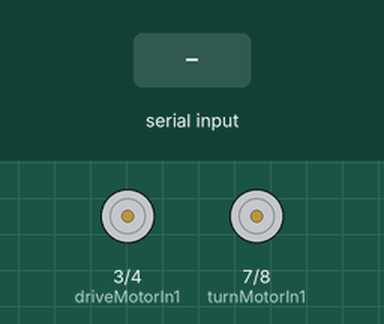
A sketch run on a simulated Arduino Uno, built with avr-gcc and run on an emulated ATmega328P. On the bench: motor-driver pin pairs drawn as motors (green arrow = first pin HIGH = forward, orange = second pin HIGH = backward, longer = more drive, scaled by the enable pin). Inputs (shaded band) come from the test bench.

Above: at 1.2 s.
1.3 s: "90,45\n" received over Serial
At 1.9 s:
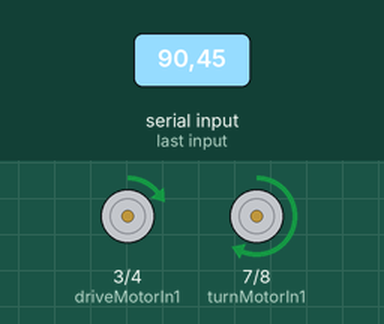
2.8 s: "30,150\n" received over Serial
At 3.1 s:
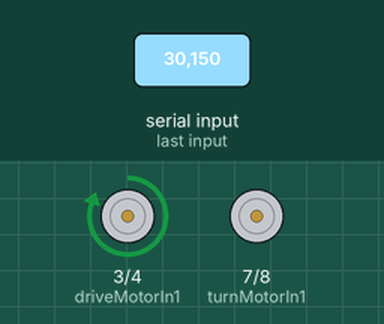
4.3 s: "1,90\n" received over Serial
At 5.4 s:
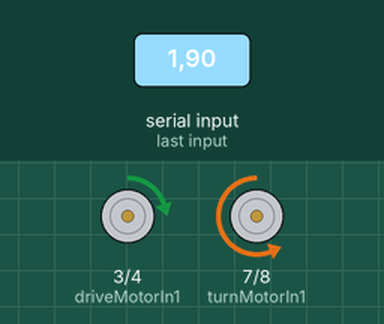
Timing chart, 0 to 7.3 s (numbered marks = the images above; inputs shaded):
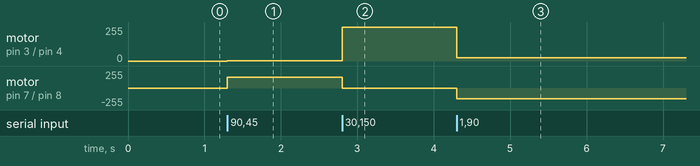

Measured:
- after the input at 1.3 s, motor on pin 3 (driveMotorIn1) / pin 4 (driveMotorIn2): stopped → forward 3/255 at once; motor on pin 7 (turnMotorIn1) / pin 8 (turnMotorIn2): stopped → forward 161/255 at once
- after the input at 2.8 s, motor on pin 3 (driveMotorIn1) / pin 4 (driveMotorIn2): forward 3/255 → forward 254/255 at once; motor on pin 7 (turnMotorIn1) / pin 8 (turnMotorIn2): forward 161/255 → stopped at once
- after the input at 4.3 s, motor on pin 3 (driveMotorIn1) / pin 4 (driveMotorIn2): forward 254/255 → forward 24/255 at once; motor on pin 7 (turnMotorIn1) / pin 8 (turnMotorIn2): stopped → backward 161/255 at once

The sketch:

src.ino
```cpp
#include <math.h>

const int driveMotorIn1 = 3;
const int driveMotorIn2 = 4;
const int driveMotorEnablePin = 5;

const int turnMotorIn1 = 7;
const int turnMotorIn2 = 8;
const int turnMotorEnablePin = 9;

const int joystickRange = 60;
const int motorSpeedRange = 255;
const double gearRatio = 25.0 / 79.0;

int quadrantFromCoordinates(int x, int y) {
  if (x >= 0 && y >= 0) return 1;
  if (x < 0 && y >= 0) return 2;
  if (x < 0 && y < 0) return 3;
  if (x >= 0 && y < 0) return 4;
}

int getHypotenuse(int x, int y) {
  return sqrt((x - 30) * (x - 30) + (y - 30) * (y - 30));
}

int calculateAngle(int x, int y) {
    int dx = x - 30;
    int dy = y - 30;

    int quadrant = quadrantFromCoordinates(dx, dy);
    int angle = 0;

    if (dx != 0) {
        double atan_value = atan((double)dy / dx);
        angle = static_cast<int>(atan_value * 180.0 / M_PI);
    } else {
        angle = 90;
    }

    switch (quadrant) {
      case 1:
        break;
      case 2:
        angle += 180;
        break;
      case 3:
        angle += 180;
        break;
      case 4:
        angle += 360;
        break;
    }

    return angle;
}

void setup() {
  pinMode(driveMotorIn1, OUTPUT);
  pinMode(driveMotorIn2, OUTPUT);
  pinMode(driveMotorEnablePin, OUTPUT);

  pinMode(turnMotorIn1, OUTPUT);
  pinMode(turnMotorIn2, OUTPUT);
  pinMode(turnMotorEnablePin, OUTPUT);

  digitalWrite(driveMotorEnablePin, HIGH);
  digitalWrite(turnMotorEnablePin, HIGH);

  Serial.begin(115200);
}

void loop() {
  if (Serial.available() > 0) {
    String data = Serial.readStringUntil('\n');
    int commaIndex = data.indexOf(',');
    if (commaIndex != -1) {
      int x = data.substring(0, commaIndex).toInt();
      int y = data.substring(commaIndex + 1).toInt();

      int driveMotorSpeed = map(y, 0, joystickRange, -motorSpeedRange, motorSpeedRange);
      int turnMotorSpeed = map(x, 0, joystickRange, -motorSpeedRange, motorSpeedRange);

      turnMotorSpeed = static_cast<int>(turnMotorSpeed * gearRatio);

      int angle = calculateAngle(x, y);

      int hypotenuse = getHypotenuse(x, y);

      driveMotorSpeed = map(hypotenuse, 0, joystickRange, 0, motorSpeedRange);

      if (driveMotorSpeed > 0) {
        digitalWrite(driveMotorIn1, HIGH);
        digitalWrite(driveMotorIn2, LOW);
      } else {
        digitalWrite(driveMotorIn1, LOW);
        digitalWrite(driveMotorIn2, HIGH);
        driveMotorSpeed = -driveMotorSpeed;
      }
      analogWrite(driveMotorEnablePin, driveMotorSpeed);

      if (turnMotorSpeed > 0) {
        digitalWrite(turnMotorIn1, HIGH);
        digitalWrite(turnMotorIn2, LOW);
      } else {
        digitalWrite(turnMotorIn1, LOW);
        digitalWrite(turnMotorIn2, HIGH);
        turnMotorSpeed = -turnMotorSpeed;
      }
      analogWrite(turnMotorEnablePin, turnMotorSpeed);
    }
  }
}
```
